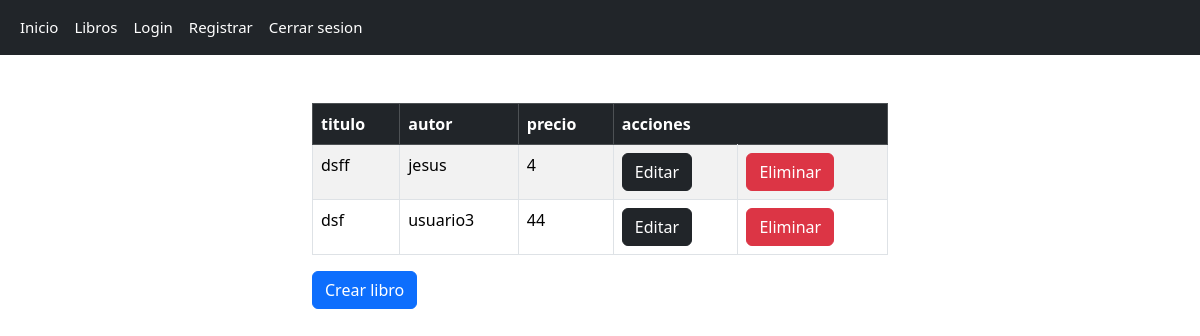
/books/, run on an earlier commit of the app's database.
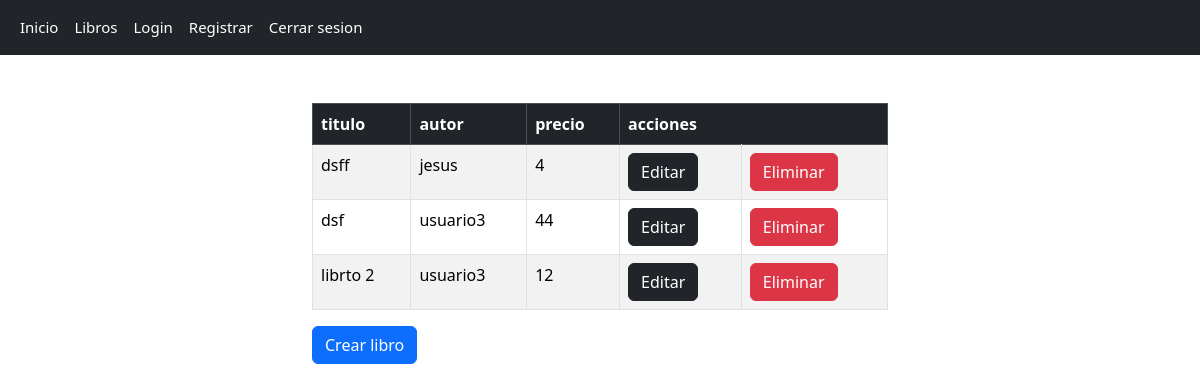
And on a later commit of the database.
### crud/models.py (models this page shows)
class Book(models.Model):
    titulo = models.CharField(max_length=200)
    autor = models.ForeignKey(User, on_delete=models.CASCADE, null=True, blank=True)
    precio= models.IntegerField()

### crud/views.py (the view)
# urls.py: path('books/', views.book_list, name='books'),
def book_list(request):
    books = Book.objects.filter()
    return render(request, 'book_list.html', {'books': books})

### crud/templates/book_list.html
{% extends 'base.html'%}
{% block content %}
<div class="container col-6 mt-5">
<table class="table table-striped table-bordered table-hover">
    <thead class="table-dark">
    <tr>
        <th>titulo</th>
        <th>autor</th>
        <th>precio</th>
        <th colspan="2">acciones</th>
    </tr>
</thead>
<tbody>
    {% for book in books %}
    <tr>
        <td>{{book.titulo}}</td>
        <td>{{book.autor}}</td>
        <td>{{book.precio}}</td>
        <td><a href="{% url 'update_book' book.id %}" class="btn btn-dark">Editar</a></td>
        <td><a href="{% url 'delete_book' book.id %}" class="btn btn-danger">Eliminar</a></td>
    </tr>
    {% endfor %}
</tbody>
</table>
<a href="{% url 'create_book' %}" class="btn btn-primary">Crear libro</a>
</div>
{% endblock %}

### crud/templates/base.html (shortened to what this page needs)
{% load static %}
<!DOCTYPE html>
<html lang="en">
<head>
    <link href="{% static 'conferencia2/css/bootstrap.min.css' %}" rel="stylesheet">
    <link href="https://cdn.jsdelivr.net/npm/bootstrap@5.3.1/dist/css/bootstrap.min.css" rel="stylesheet">
</head>
<nav class="navbar navbar-expand-lg font-navbar bg-dark navbar-dark ">
    <div class="container-fluid">
        <div class="collapse navbar-collapse" id="navbarSupportedContent">
            <ul class="navbar-nav me-auto mb-2 mb-lg-0" style="font-size: 15px;">
                <li class="nav-item">
                    <a class="nav-link active" aria-current="page" href="{% url 'home' %}">Inicio</a>
                </li>
                <li class="nav-item">
                    <a class="nav-link active" aria-current="page" href="{% url 'books' %}">Libros</a>
                </li>
                <li class="nav-item">
                    <a class="nav-link active" aria-current="page" href="{% url 'login' %}">Login</a>
                </li>
                <li class="nav-item">
                    <a class="nav-link active" aria-current="page" href="{% url 'register' %}">Registrar</a>
                </li>
                <li class="nav-item">
                    <a class="nav-link active" aria-current="page" href="{% url 'logout' %}">Cerrar sesion</a>
                </li>
            </ul>
        </div>
    </div>
</nav>
<body>
{% block content %}{% endblock %}
</body>
</html>

What changed in the data, as far as the page shows it:
added Book: titulo "librto 2", autor "usuario3", precio "12"
